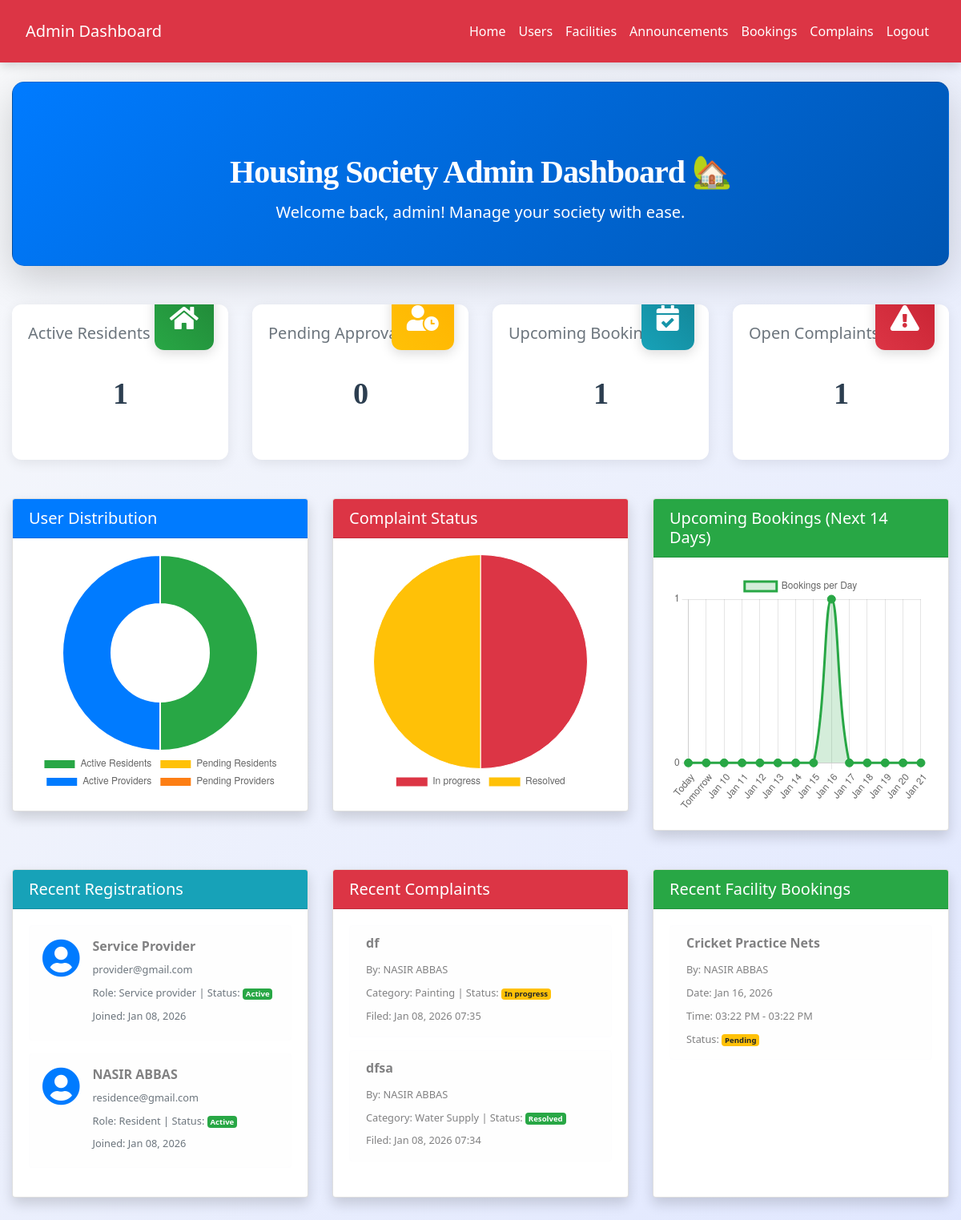
/admin/admin_home.php (signed in), run on the app's committed database.
### tables this page shows
CREATE TABLE `users` (
  `id` int(11) NOT NULL,
  `full_name` varchar(100) NOT NULL,
  `email` varchar(100) NOT NULL,
  `phone` varchar(20) DEFAULT NULL,
  `password` varchar(255) NOT NULL,
  `role` enum('admin','resident','service_provider') NOT NULL,
  `address` text DEFAULT NULL,
  `profile_picture` varchar(255) DEFAULT NULL,
  `status` enum('active','inactive','pending') DEFAULT 'pending',
  `house_no` varchar(20) DEFAULT NULL,
  `block` varchar(20) DEFAULT NULL,
  `service_type` varchar(50) DEFAULT NULL,
  `experience_years` int(11) DEFAULT NULL,
  `created_at` timestamp NOT NULL DEFAULT current_timestamp(),
  `updated_at` timestamp NOT NULL DEFAULT current_timestamp() ON UPDATE current_timestamp()
);

CREATE TABLE `complaints` (
  `id` int(11) NOT NULL,
  `resident_id` int(11) NOT NULL,
  `service_provider_id` int(11) DEFAULT NULL,
  `title` varchar(200) NOT NULL,
  `description` text NOT NULL,
  `category` varchar(100) DEFAULT NULL,
  `status` enum('open','assigned','in_progress','resolved','closed') DEFAULT 'open',
  `created_at` timestamp NOT NULL DEFAULT current_timestamp(),
  `resolved_at` timestamp NULL DEFAULT NULL
);

CREATE TABLE `facility_bookings` (
  `id` int(11) NOT NULL,
  `facility_id` int(11) NOT NULL,
  `resident_id` int(11) NOT NULL,
  `booking_date` date NOT NULL,
  `start_time` time NOT NULL,
  `end_time` time NOT NULL,
  `status` enum('pending','approved','rejected','completed') DEFAULT 'pending',
  `reason` text DEFAULT NULL,
  `created_at` timestamp NOT NULL DEFAULT current_timestamp()
);

CREATE TABLE `facilities` (
  `id` int(11) NOT NULL,
  `name` varchar(100) NOT NULL,
  `description` text DEFAULT NULL,
  `capacity` int(11) DEFAULT NULL,
  `availability` enum('available','maintenance') DEFAULT 'available',
  `created_at` timestamp NOT NULL DEFAULT current_timestamp()
);

### admin/admin_home.php (the view, shortened to what the rows shown need)
<?php
include('config.php');
$total_residents = mysqli_fetch_assoc(mysqli_query($conn, "SELECT COUNT(*) as count FROM users WHERE role = 'resident' AND status = 'active'"))['count'];
$total_pending_residents = mysqli_fetch_assoc(mysqli_query($conn, "SELECT COUNT(*) as count FROM users WHERE role = 'resident' AND status = 'pending'"))['count'];
$total_service_providers = mysqli_fetch_assoc(mysqli_query($conn, "SELECT COUNT(*) as count FROM users WHERE role = 'service_provider' AND status = 'active'"))['count'];
$total_pending_providers = mysqli_fetch_assoc(mysqli_query($conn, "SELECT COUNT(*) as count FROM users WHERE role = 'service_provider' AND status = 'pending'"))['count'];
$user_roles_labels = ['Active Residents', 'Pending Residents', 'Active Providers', 'Pending Providers'];
$user_roles_data = [$total_residents, $total_pending_residents, $total_service_providers, $total_pending_providers];
$complaint_status_query = mysqli_query($conn, "
    SELECT status, COUNT(*) as count
    FROM complaints
    GROUP BY status
");
$complaint_status_labels = [];
$complaint_status_data = [];
while ($row = mysqli_fetch_assoc($complaint_status_query)) {
    $complaint_status_labels[] = ucfirst(str_replace('_', ' ', $row['status']));
    $complaint_status_data[] = $row['count'];
}
$booking_trend_labels = [];
$booking_trend_data = [];
for ($i = 0; $i < 14; $i++) {
    $date = date('Y-m-d', strtotime("+$i days"));
    $label = date('M d', strtotime($date));
    if ($i == 0) $label = 'Today';
    elseif ($i == 1) $label = 'Tomorrow';
    $booking_trend_labels[] = $label;
    $count_result = mysqli_query($conn, "SELECT COUNT(*) as count FROM facility_bookings WHERE booking_date = '$date'");
    $count = mysqli_fetch_assoc($count_result)['count'];
    $booking_trend_data[] = $count;
}
$recent_users = mysqli_query($conn, "
    SELECT full_name, email, role, status, created_at
    FROM users
    WHERE role IN ('resident', 'service_provider')
    ORDER BY created_at DESC
    LIMIT 5
");
$recent_complaints = mysqli_query($conn, "
    SELECT c.id, c.title, c.category, c.status, c.created_at, u.full_name as resident_name
    FROM complaints c
    JOIN users u ON c.resident_id = u.id
    ORDER BY c.created_at DESC
    LIMIT 5
");
$recent_bookings = mysqli_query($conn, "
    SELECT fb.id, fb.booking_date, fb.start_time, fb.end_time, fb.status, f.name as facility_name, u.full_name as resident_name
    FROM facility_bookings fb
    JOIN facilities f ON fb.facility_id = f.id
    JOIN users u ON fb.resident_id = u.id
    ORDER BY fb.created_at DESC
    LIMIT 5
");
?>
<!DOCTYPE html>
<html lang="en">
<head>
    <link rel="stylesheet" href="https://maxcdn.bootstrapcdn.com/bootstrap/4.5.2/css/bootstrap.min.css">
    <link rel="stylesheet" href="https://cdnjs.cloudflare.com/ajax/libs/font-awesome/5.15.4/css/all.min.css">
    <link rel="stylesheet" href="../css/style.css">
</head>
<body>
<div class="container-fluid mt-4 pb-5">
    <div class="card welcome-card mb-5 shadow-lg">
        <div class="card-body text-center py-5">
            <h1 class="mb-2 font-weight-bold text-white">Housing Society Admin Dashboard 🏡</h1>
        </div>
    </div>
    <div class="row">
        <div class="col-lg-4 mb-4">
            <div class="card shadow h-100">
                <div class="card-body notification-list">
                    <?php if ($recent_users->num_rows > 0): ?>
                        <ul class="list-unstyled">
                            <?php while ($user = $recent_users->fetch_assoc()): ?>
                                <li class="media alert <?php echo $user['status'] === 'pending' ? 'alert-warning' : 'alert-light'; ?> mb-3 p-3 rounded">
                                    <i class="fas fa-user-circle fa-3x mr-3 text-primary"></i>
                                    <div class="media-body">
                                        <h6 class="mt-0 mb-1"><strong><?php echo htmlspecialchars($user['full_name']); ?></strong></h6>
                                        <small class="text-muted">
                                            <?php echo htmlspecialchars($user['email']); ?><br>
                                            Role: <?php echo ucfirst(str_replace('_', ' ', $user['role'])); ?> |
                                            Status: <span class="badge badge-<?php echo $user['status'] === 'pending' ? 'warning' : 'success'; ?>">
                                                <?php echo ucfirst($user['status']); ?>
                                            </span><br>
                                            Joined: <?php echo date('M d, Y', strtotime($user['created_at'])); ?>
                                        </small>
                                    </div>
                                </li>
                            <?php endwhile; ?>
                        </ul>
                    <?php else: ?>
                        <div class="text-center text-muted py-4">No recent registrations.</div>
                    <?php endif; ?>
                </div>
            </div>
        </div>
        <div class="col-lg-4 mb-4">
            <div class="card shadow h-100">
                <div class="card-body notification-list">
                    <?php if ($recent_complaints->num_rows > 0): ?>
                        <ul class="list-unstyled">
                            <?php while ($comp = $recent_complaints->fetch_assoc()): ?>
                                <li class="alert alert-light mb-3 border-left-danger">
                                    <h6><strong><?php echo htmlspecialchars($comp['title']); ?></strong></h6>
                                    <small>
                                        By: <?php echo htmlspecialchars($comp['resident_name']); ?><br>
                                        Category: <?php echo htmlspecialchars($comp['category'] ?? 'General'); ?> |
                                        Status: <span class="badge badge-<?php echo in_array($comp['status'], ['resolved','closed']) ? 'success' : 'warning'; ?>">
                                            <?php echo ucfirst(str_replace('_', ' ', $comp['status'])); ?>
                                        </span><br>
                                        Filed: <?php echo date('M d, Y H:i', strtotime($comp['created_at'])); ?>
                                    </small>
                                </li>
                            <?php endwhile; ?>
                        </ul>
                    <?php else: ?>
                        <div class="text-center text-muted py-4">No recent complaints.</div>
                    <?php endif; ?>
                </div>
            </div>
        </div>
        <div class="col-lg-4 mb-4">
            <div class="card shadow h-100">
                <div class="card-body notification-list">
                    <?php if ($recent_bookings->num_rows > 0): ?>
                        <ul class="list-unstyled">
                            <?php while ($book = $recent_bookings->fetch_assoc()): ?>
                                <li class="alert alert-light mb-3 border-left-success">
                                    <h6><strong><?php echo htmlspecialchars($book['facility_name']); ?></strong></h6>
                                    <small>
                                        By: <?php echo htmlspecialchars($book['resident_name']); ?><br>
                                        Date: <?php echo date('M d, Y', strtotime($book['booking_date'])); ?><br>
                                        Time: <?php echo date('h:i A', strtotime($book['start_time'])); ?> - <?php echo date('h:i A', strtotime($book['end_time'])); ?><br>
                                        Status: <span class="badge badge-<?php echo $book['status'] === 'approved' ? 'success' : ($book['status'] === 'pending' ? 'warning' : 'secondary'); ?>">
                                            <?php echo ucfirst($book['status']); ?>
                                        </span>
                                    </small>
                                </li>
                            <?php endwhile; ?>
                        </ul>
                    <?php else: ?>
                        <div class="text-center text-muted py-4">No recent bookings.</div>
                    <?php endif; ?>
                </div>
            </div>
        </div>
    </div>
</div>
<script>
// Pass PHP data to JavaScript
const userRoleLabels = <?php echo json_encode($user_roles_labels); ?>;
const userRoleData = <?php echo json_encode($user_roles_data); ?>;
const complaintStatusLabels = <?php echo json_encode($complaint_status_labels); ?>;
const complaintStatusData = <?php echo json_encode($complaint_status_data); ?>;
const bookingTrendLabels = <?php echo json_encode($booking_trend_labels); ?>;
const bookingTrendData = <?php echo json_encode($booking_trend_data); ?>;
// User Distribution Chart
new Chart(document.getElementById('userRoleChart'), {
    type: 'doughnut',
    data: {
        labels: userRoleLabels,
        datasets: [{
            data: userRoleData,
            backgroundColor: ['#28a745', '#ffc107', '#007bff', '#fd7e14'],
            borderWidth: 2,
            borderColor: '#fff'
        }]
    },
    options: {
        responsive: true,
        maintainAspectRatio: false,
        plugins: { legend: { position: 'bottom' } }
    }
});
// Complaint Status Chart
new Chart(document.getElementById('complaintStatusChart'), {
    type: 'pie',
    data: {
        labels: complaintStatusLabels,
        datasets: [{
            data: complaintStatusData,
            backgroundColor: ['#dc3545', '#ffc107', '#17a2b8', '#28a745', '#6c757d'],
            borderWidth: 1
        }]
    },
    options: {
        responsive: true,
        maintainAspectRatio: false,
        plugins: { legend: { position: 'bottom' } }
    }
});
// Upcoming Bookings Line Chart
new Chart(document.getElementById('bookingTrendChart'), {
    type: 'line',
    data: {
        labels: bookingTrendLabels,
        datasets: [{
            label: 'Bookings per Day',
            data: bookingTrendData,
            borderColor: '#28a745',
            backgroundColor: 'rgba(40, 167, 69, 0.2)',
            fill: true,
            tension: 0.4,
            pointBackgroundColor: '#28a745',
            pointRadius: 5
        }]
    },
    options: {
        responsive: true,
        maintainAspectRatio: false,
        scales: {
            y: { beginAtZero: true, ticks: { stepSize: 1 } }
        },
        plugins: {
            legend: { display: true }
        }
    }
});
</script>
</body>
</html>

### data on the page
users: full_name "Service Provider", email "provider@gmail.com", role "Service provider", status "Active", created_at "Jan 08, 2026"
users: full_name "NASIR ABBAS", email "residence@gmail.com", role "Resident", status "Active", created_at "Jan 08, 2026"
complaints: title "df", resident.full_name "NASIR ABBAS", category "Painting", status "In progress", created_at "Jan 08, 2026 07:35"
complaints: title "dfsa", resident.full_name "NASIR ABBAS", category "Water Supply", status "Resolved", created_at "Jan 08, 2026 07:34"
facility_bookings: facility.name "Cricket Practice Nets", resident.full_name "NASIR ABBAS", booking_date "Jan 16, 2026", start_time "03:22 PM", end_time "03:22 PM", status "Pending"

### other printed values
$_SESSION["username"] "admin"
$total_residents "1"
$total_pending_approvals "0"
$upcoming_bookings "1"
$open_complaints "1"
chart data {{ json_encode($user_roles_labels) }} ["Active Residents","Pending Residents","Active Providers","Pending Providers"]
chart data {{ json_encode($user_roles_data) }} ["1","0","1","0"]
chart data {{ json_encode($complaint_status_data) }} ["1","1"]
